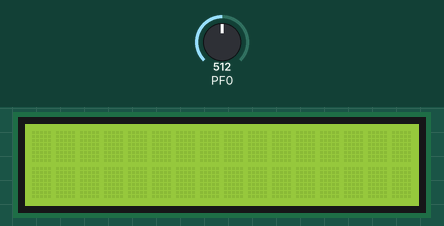
A program run on a simulated ATmega2560, built with avr-gcc and emulated at 16 MHz. On the bench: 16×2 character LCD. Wiring (inferred from the names in the program): character LCD (HD44780): RS PH5; E PH6; data PG5, PE3, PH3, PH4. The test bench sets the inputs (shaded band); at power-on: PF0 = 512.

Above: at 1.2 s.
1.3 s: PF0 set to 777
2.8 s: PF0 set to 799
At 3.2 s:
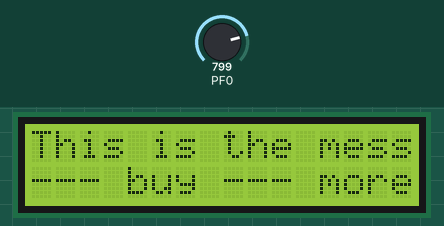
At 3.8 s:
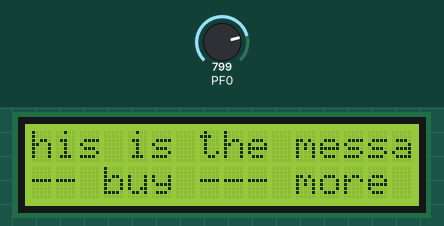
5.8 s: PF0 set to 563
At 6.4 s:
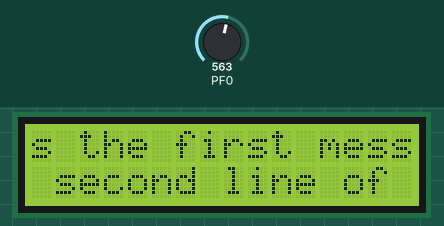
8.8 s: PF0 set to 540
At 9.7 s:
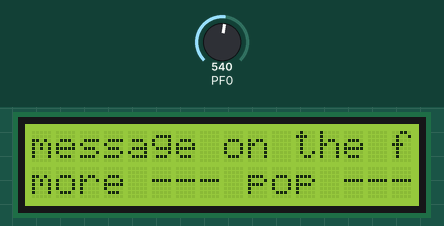
11.7 s: PF0 set to 53
14.4 s: PF0 set to 44
Timing chart, 0 to 16.9 s (numbered marks = the images above; inputs shaded):
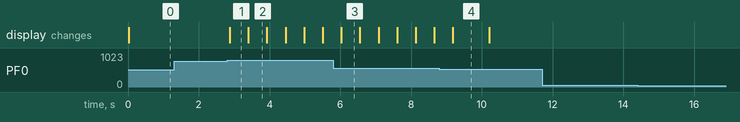

The program:

A4.c
```c
// A4.c
// ZhengYin
// V00915261
// CSC230 Fall2018

#include "CSC230.h"
#include <stdio.h>
#include <string.h>
#define  ADC_BTN_RIGHT 0x032
#define  ADC_BTN_UP 0x0C3
#define  ADC_BTN_DOWN 0x17C
#define  ADC_BTN_LEFT 0x22B
#define  ADC_BTN_SELECT 0x316
#define  ADC_BTN_BREAK  0x3E8
#define  ADC_MID 0xE8
int interrupt_count=0;
char str[100];
unsigned char i=0;

unsigned short adc_result = 0;
unsigned char portb_pattern[] = { 2, 8, 0, 0,  0,   0};
unsigned char portl_pattern[] = { 0, 0, 2, 8, 32, 128};
char* upper = ("This is the first message displayed on the first line of the LCD.");
char* lower = ("On the second line of the LCD there is another message that is scrolled.");
unsigned short result_low;
unsigned short result_high;
unsigned short poll_adc(){
	unsigned short adc_result = 0; //16 bits

	ADCSRA |= 0x40;
	while((ADCSRA & 0x40) == 0x40); //Busy-wait

	result_low = ADCL;
	short result_high = ADCH;

	adc_result = (result_high<<8)|result_low;
	return adc_result;
}
int button_check(unsigned short adc_result){
	if(adc_result >= ADC_BTN_SELECT&& result_low >= ADC_MID){return 0;}
	if (adc_result >= ADC_BTN_SELECT&& result_low < ADC_MID){ return 1;}
	if (adc_result >= ADC_BTN_LEFT && adc_result < ADC_BTN_SELECT){  return 2; }
	if (adc_result >= ADC_BTN_DOWN && adc_result < ADC_BTN_LEFT){return 3;}
	if (adc_result >= ADC_BTN_UP && adc_result < ADC_BTN_DOWN){return 4;}
	if (adc_result >= ADC_BTN_RIGHT && adc_result < ADC_BTN_UP){return 5;}
	if(adc_result <= ADC_BTN_RIGHT){return 6;}
	//Up button pressed
}
int select =0;
void changeMess()
{

	if (select ==0)
	{
		upper = ("This is the message on the first line. Here it goes.");
		lower = ("--- buy --- more --- pop --- buy ");
		select =1;
	}
	else
	{
		upper = ("This is the first message displayed on the first line of the LCD.");
		lower = ("On the second line of the LCD there is another message that is scrolled.");
		select =0;
	}
}
int delayTime =500;
void delaySpeed()
{
	if (button_check(poll_adc()) == 3)
	{
		delayTime = delayTime*2;
	}
	if (button_check(poll_adc()) == 6)
	{
		delayTime =delayTime/2;
	}
}
int led_pos=0;
void delay()
{
	DDRL = 0x00;
	DDRB = 0x00;
	if (led_pos <6)
	{
		PORTB = portb_pattern[led_pos];
		PORTL = portl_pattern[led_pos];
		led_pos++;
	}

	for (int i =0;i<delayTime;i++)
	{
		_delay_ms(1);
	}
	if (led_pos==6)
	{
		led_pos=0;
	}

}
char sentenceLow[16];
int secondNum2 =0;
int posLow = 0;
char sentenceUp[16];
int secondNum1 =0;
int posup = 0;
void sentUp(char* sent1){
int iup =0;
int j =0;
	if (posup < strlen(sent1)-15)
	{
			while(iup<16)
			{
			sentenceUp[iup]=sent1[iup+posup];
			iup++;
			}
	}
	else if (posup >= strlen(sent1)-15)
	{
		while (j<15)
		{
			sentenceUp[j] = sentenceUp[j+1];
			j++;
		}
		sentenceUp[15] = sent1[secondNum1];
		secondNum1++;
		if (secondNum1>15)
		{
			secondNum1=0;
			posup =0;
		}
	}
	posup++;
}

void sentLow(char* sent2){
	int iup =0;
	int j =0;

	if (posLow < strlen(sent2)-15)
	{
		while(iup<16)
		{
			sentenceLow[iup]=sent2[iup+posLow];
			iup++;
		}
	}
	else if (posLow >= strlen(sent2)-15)
	{
		while (j<15)
		{
			sentenceLow[j] = sentenceLow[j+1];
			j++;

		}
		sentenceLow[15] = sent2[secondNum2];
		secondNum2++;
		if (secondNum2>15)
		{
			secondNum2=0;
			posLow =0;
		}
	}
	posLow++;
}
void show()
{
	lcd_init();
	sentUp(upper);
	lcd_xy(0,0);
	lcd_puts(sentenceUp);
	sentLow(lower);
	lcd_xy(0,1);
	lcd_puts(sentenceLow);
	delay();

}

void printSent(){
	while (1)
	{

		if (button_check(poll_adc()) == 2)
		{
			changeMess();
		}
		if (button_check(poll_adc()) == 3||button_check(poll_adc()) == 6)
		{
			delaySpeed();
		}
		if (button_check(poll_adc()) == 5)
		{
			normal2();
		}

		show();
	}
}
void normal2(){
	while (1)
	{
		if (button_check(poll_adc()) == 4)
		{
			printSent();
		}


	}
}

ISR(TIMER0_OVF_vect){
	interrupt_count++;
	//Every 61 interrupts, flip the LED value
	if (interrupt_count >= 6){
		interrupt_count -= 6;

		int adc_result = button_check(poll_adc());

		if(adc_result ==0){
				printSent();
		}
		if(adc_result ==1){
			changeMess();
			printSent();
		}

	}
}
void timer0_setup(){
	//You can also enable output compare mode or use other
	//timers (as you would do in assembly).

	TIMSK0 = 0x01;
	TCNT0 = 0x00;
	TCCR0A = 0x00;
	TCCR0B = 0x05; //Prescaler of 1024
}


int main(){
	//ADC Set up
	ADCSRA = 0x87;
	ADMUX = 0x40;

	timer0_setup();
	lcd_init();
	//Enable interrupts
	//(The sei() function is defined by the AVR library as
	// a wrapper around the sei instruction)
	sei();

	while (1)
	{
	}


}
```

CSC230.h
```c
/* CSC230.h
   CSC 230 - Summer 2018

   A header file to agglomerate the various definitions
   needed to compile C programs for the ATmega2560 board.

   Some of the code below is due to other authors, including
   Peter Dannegger and the designers of the processor and LCD shield.

   In your code, it should suffice to use the line
	#include "CSC230.h"
   instead of manually including all of the component files.

   B. Bird - 07/20/2018
*/

#ifndef CSC230_H
#define CSC230_H

//Define the clock speed of the CPU to be 16Mhz
#define F_CPU 16000000UL

#include <avr/io.h>
#include <avr/interrupt.h>
#include <util/delay.h>

// Due to Peter Dannegger
// Macro to access particular bits of a 1-byte value like variables
// (e.g. to read bit 3 of a value x, use SBIT(x,3), and to write to
//  bit 3, use a statement like 'SBIT(x,3) = 1')
struct bits {
  uint8_t b0:1, b1:1, b2:1, b3:1, b4:1, b5:1, b6:1, b7:1;
} __attribute__((__packed__));
#define SBIT_(port,pin) ((*(volatile struct bits*)&port).b##pin)
#define	SBIT(x,y)       SBIT_(x,y)


// Define the constant LCD_2X16 and set up the LCD for 2 line, 16 column mode
#define LCD_2X16

#define LCD_COLUMN      16
#define LCD_LINE        2
#define LCD_LINE1       0x80
#define LCD_LINE2       (0x80 + 0x40)


// Definitions to set up the port and pin numbers for the LCD interface
// (used by the LCD functions).
#define	LCD_D4		SBIT( PORTG, 5 )
#define	LCD_DDR_D4	SBIT( DDRG, 5 )

#define	LCD_D5		SBIT( PORTE, 3 )
#define	LCD_DDR_D5	SBIT( DDRE, 3 )

#define	LCD_D6		SBIT( PORTH, 3 )
#define	LCD_DDR_D6	SBIT( DDRH, 3 )

#define	LCD_D7		SBIT( PORTH, 4 )
#define	LCD_DDR_D7	SBIT( DDRH, 4 )

#define	LCD_RS		SBIT( PORTH, 5 )
#define	LCD_DDR_RS	SBIT( DDRH, 5 )

#define	LCD_E0		SBIT( PORTH, 6 )
#define	LCD_DDR_E0	SBIT( DDRH, 6 )


/* LCD timing constants */

#define	LCD_TIME_ENA    1.0             // 1µs
#define LCD_TIME_DAT    50.0            // 50µs
#define LCD_TIME_CLR    2000.0          // 2ms

/* LCD function declarations */

void lcd_putchar( uint8_t d );
void lcd_init( void );
void lcd_puts( void *s );
void lcd_blank( uint8_t len );          // blank n digits
void lcd_command( uint8_t d );

// An inline function to set the x and y position
// in a 2-line LCD display
static inline void lcd_xy(uint8_t x, uint8_t y){
	lcd_command(x + ((y==1) ? LCD_LINE2 : LCD_LINE1 ));
}


#endif
```

CSC230_LCD.c
```c
#include "CSC230.h"


uint8_t lcd_pos = LCD_LINE1;


static void lcd_nibble( uint8_t d )
{
  LCD_D7 = 0; if( d & 1<<7 ) LCD_D7 = 1;
  LCD_D6 = 0; if( d & 1<<6 ) LCD_D6 = 1;
  LCD_D5 = 0; if( d & 1<<5 ) LCD_D5 = 1;
  LCD_D4 = 0; if( d & 1<<4 ) LCD_D4 = 1;
  LCD_E0 = 1;
  _delay_us( LCD_TIME_ENA );
  LCD_E0 = 0;
}


static void lcd_byte( uint8_t d )
{
  lcd_nibble( d );
  lcd_nibble( d<<4 );
  _delay_us( LCD_TIME_DAT );
}


void lcd_command( uint8_t d )
{
  LCD_RS = 0;
  lcd_byte( d );
  switch( d ){
    case 0 ... 3:                       // on longer commands
      _delay_us( LCD_TIME_CLR );
      d = LCD_LINE1;
    case 0x80 ... 0xFF:                 // set position
      lcd_pos = d;
  }
}


void lcd_putchar( uint8_t d )
{
  LCD_RS = 1;
  lcd_byte( d );
  switch( ++lcd_pos ){
    case LCD_LINE1 + LCD_COLUMN:
#ifdef LCD_LINE2
      d = LCD_LINE2;
      break;
    case LCD_LINE2 + LCD_COLUMN:
#ifdef LCD_LINE3
      d = LCD_LINE3;
      break;
    case LCD_LINE3 + LCD_COLUMN:
#ifdef LCD_LINE4
      d = LCD_LINE4;
      break;
    case LCD_LINE4 + LCD_COLUMN:
#endif
#endif
#endif
      d = LCD_LINE1;
      break;
    default:
      return;
  }
  lcd_command( d );
}


void lcd_puts( void *s )                        // display string from SRAM
{
  for( uint8_t *s1 = s; *s1; s1++ )             // until zero byte
    lcd_putchar( *s1 );
}


void lcd_blank( uint8_t len )                   // blank n digits
{
  while( len-- )
    lcd_putchar( ' ' );
}


void lcd_init( void )
{
  LCD_DDR_D4 = 1;                               // enable output pins
  LCD_DDR_D5 = 1;
  LCD_DDR_D6 = 1;
  LCD_DDR_D7 = 1;
  LCD_DDR_RS = 1;
  LCD_DDR_E0 = 1;
  LCD_E0 = 0;
  LCD_RS = 0;                                   // send commands

  _delay_ms( 15 );
  lcd_nibble( 0x30 );
  _delay_ms( 4.1 );
  lcd_nibble( 0x30 );
  _delay_us( 100 );
  lcd_nibble( 0x30 );
  _delay_us( LCD_TIME_DAT );
  lcd_nibble( 0x20 );                           // 4 bit mode
  _delay_us( LCD_TIME_DAT );
#if LCD_LINE == 1
  lcd_command( 0x20 );                          // 1 line
#else
  lcd_command( 0x28 );                          // 2 lines 5*7
#endif
  lcd_command( 0x08 );                          // display off
  lcd_command( 0x01 );                          // display clear
  lcd_command( 0x06 );                          // cursor increment
  lcd_command( 0x0C );                          // on, no cursor, no blink
}
```

Measured:
- the behaviour switches between 789 and 790 on PF0 (found by bisection; images 0 and 1)
- the behaviour switches between 555 and 554 on PF0 (found by bisection; images 3 and 4)
- after the input at 1.3 s, every drawn part: stays the same
- after the input at 2.8 s, the display: changes after 0.08 s (image 1)
- after the input at 5.8 s, the display: changes after 0.23 s (image 3)
- after the input at 8.8 s, the display: changes after 0.38 s (image 4)
- after the input at 11.7 s, every drawn part: stays the same
- after the input at 14.4 s, every drawn part: stays the same
- what the display in image 1 shows lasts 0.5 s, from 2.9 s to 3.4 s
- what the display in image 4 shows lasts 1.0 s, from 9.2 s to 10.2 s
